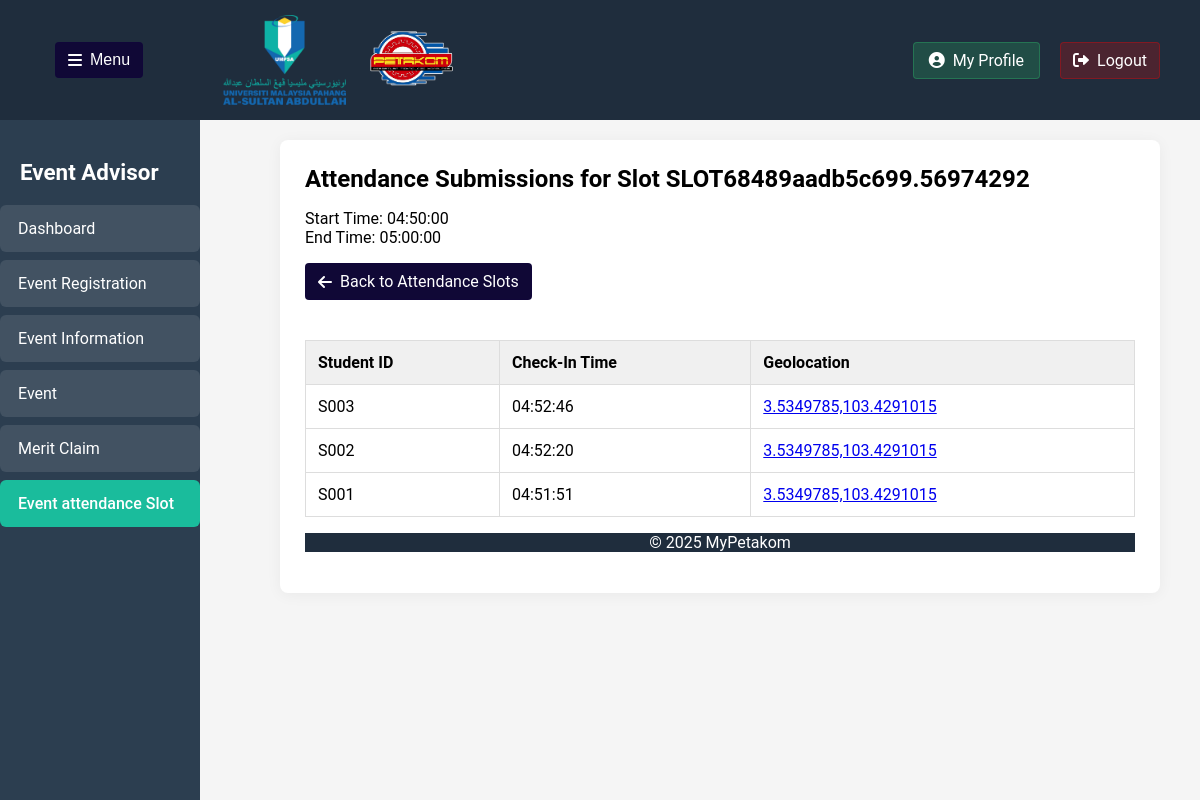
The app's page /AttendanceSlot_ViewAttendance.php?slot_id=SLOT68489aadb5c699.56974292 with its own data.
### tables this page shows
CREATE TABLE `attendanceslot` (
  `SlotID` varchar(50) NOT NULL,
  `EventID` varchar(10) NOT NULL,
  `QRCodeID` varchar(10) NOT NULL,
  `Geolocation` varchar(100) NOT NULL,
  `StartTime` time NOT NULL,
  `EndTime` time NOT NULL
);

CREATE TABLE `attendance` (
  `AttendanceID` varchar(10) NOT NULL,
  `StudentID` varchar(10) NOT NULL,
  `SlotID` varchar(50) NOT NULL,
  `CheckInTime` time NOT NULL,
  `ActualGeolocation` varchar(100) NOT NULL
);

### AttendanceSlot_ViewAttendance.php (the view, shortened to what this page needs)
<?php
$conn = new mysqli("localhost", "root", "", "mypetakom");
$slot_id = $_GET['slot_id'];
$slot_sql = "SELECT SlotID, EventID, StartTime, EndTime FROM AttendanceSlot WHERE SlotID = ?";
$stmt = $conn->prepare($slot_sql);
$stmt->bind_param("s", $slot_id);
$stmt->execute();
$slot_result = $stmt->get_result();
$slot = $slot_result->fetch_assoc();
$attendance_sql = "SELECT attendance.StudentID, attendance.CheckInTime, attendance.ActualGeolocation
                   FROM attendance
                   JOIN AttendanceSlot ON attendance.SlotID = AttendanceSlot.SlotID
                   WHERE attendance.SlotID = ?
                   ORDER BY attendance.CheckInTime DESC";
$attendance_stmt = $conn->prepare($attendance_sql);
$attendance_stmt->bind_param("s", $slot_id);
$attendance_stmt->execute();
$attendance_result = $attendance_stmt->get_result();
?>
<!DOCTYPE html>
<html>
<head>
    <link rel="stylesheet" href="https://cdnjs.cloudflare.com/ajax/libs/font-awesome/6.0.0/css/all.min.css">
</head>
<body>
    <header class="header">
        <div class="header-left">
            <button class="togglebutton" id="togglebutton">
                <i class="fas fa-bars"></i>Menu
            </button>
            <div class="Logo">
                <img src="Image/UMPSALogo.png" alt="LogoUMP">
                <img src="Image/PetakomLogo.png" alt="LogoPetakom">
            </div>
        </div>
        <div class="header-right">
        <a href="EventAdvisorProfile.php" class="profilebutton">
    <i class="fas fa-user-circle"></i> My Profile
</a>
<a href="logout.php" class="logoutbutton" onclick="return confirm('Are you sure you want to log out?');">
  <i class="fas fa-sign-out-alt"></i> Logout
</a>
        </div>
    </header>
    <nav class="sidebar" id="sidebar">
        <h2 class="sidebartitle">Event Advisor</h2>
        <ul class="menuitems">
        <li>
                <a href="EventAdvisorDashboard.php" class="menuitem">
                    <span>Dashboard</span>
                </a>
            </li>
            <li>
                <a href="EventRegistration.php" class="menuitem">
                    <span>Event Registration</span>
                </a>
            </li>
            <li>
                <a href="EventInformation.php" class="menuitem">
                    <span>Event Information</span>
                </a>
            </li>
            <li>
                <a href="Event.php" class="menuitem">
                    <span>Event</span>
                </a>
            </li>
            <li>
                <a href="MeritClaim.php" class="menuitem">
                    <span>Merit Claim</span>
                </a>
            </li>
            <li>
                <a href="AttendanceSlot.php" class="menuitem active">
                    <span>Event attendance Slot</span>
                </a>
            </li>
        </ul>
    </nav>
    <div class="maincontent" id="maincontent">
        <div class="content">
    <h1>Attendance Submissions for Slot <?= htmlspecialchars($slot_id) ?></h1>
    <p>Start Time: <?= htmlspecialchars($slot['StartTime']) ?><br>
       End Time: <?= htmlspecialchars($slot['EndTime']) ?></p>
        <a href="AttendanceSlot.php" class="togglebutton" style="text-decoration: none; margin-bottom: 20px; display: inline-flex; align-items: center;">
        <i class="fas fa-arrow-left"></i> Back to Attendance Slots</a>
    <?php if ($attendance_result->num_rows > 0): ?>
    <table>
        <thead>
            <tr>
                <th>Student ID</th>
                <th>Check-In Time</th>
                <th>Geolocation</th>
            </tr>
        </thead>
        <tbody>
            <?php while ($row = $attendance_result->fetch_assoc()): ?>
                <tr>
                    <td><?= htmlspecialchars($row['StudentID']) ?></td>
                    <td><?= htmlspecialchars($row['CheckInTime']) ?></td>
                    <td><a href="https://maps.google.com/?q=<?= urlencode($row['ActualGeolocation']) ?>" target="_blank"><?= htmlspecialchars($row['ActualGeolocation']) ?></a></td>
                </tr>
            <?php endwhile; ?>
        </tbody>
    </table>
    <?php else: ?>
        <p>No attendance submissions found for this slot.</p>
    <?php endif; ?>
    <div class="footer">
            <footer>
                <center><p>&copy; 2025 MyPetakom</p></center>
            </footer>
        </div>
</body>
</html>

### AttendanceSlot_ViewAttendance.php (style rules this page uses)
body { background-color: #f5f5f5; font-family: 'Roboto', sans-serif; margin: 0; padding: 0; display: flex; flex-direction: column; min-height: 100vh; }
.header { background-color: #1f2d3d; display: flex; justify-content: space-between; align-items: center; padding: 0 20px; position: fixed; width: 100%; box-sizing: border-box; height: 120px; }
.header-left { display: flex; align-items: center; gap: 20px; padding: 0 35px; }
.header-right { display: flex; align-items: center; gap: 20px; padding-right: 20px; }
.Logo { display: flex; gap: 20px; align-items: center; padding: 0 60px; }
.Logo img { height: 90px; width: auto; }
.sidebar { width: 200px; background-color: #2c3e50; color: white; position: fixed; top: 120px; left: 0; bottom: 0; padding: 20px 0; box-sizing: border-box; transition: transform 0.3s ease; }
.sidebartitle { color: white; font-size: 1.4rem; margin-bottom: 20px; padding: 0 20px; }
.menuitems { display: flex; flex-direction: column; gap: 8px; padding: 0; margin: 0; list-style: none; }
.menuitem { background-color: rgba(255, 255, 255, 0.1); border-radius: 6px; padding: 14px 18px; color: white; cursor: pointer; transition: all 0.2s; display: flex; align-items: center; gap: 12px; }
.menuitems a { text-decoration: none; color: inherit; }
.menuitem.active { background-color: #1abc9c; font-weight: 500; }
.togglebutton { background-color:rgb(16, 8, 54); color: white; border: 1px solid rgba(18, 1, 63, 0.3); padding: 8px 12px; border-radius: 4px; cursor: pointer; font-size: 1rem; display: flex; align-items: center; gap: 8px; }
.logoutbutton { background-color: rgba(255, 0, 0, 0.2); color: white; border: 1px solid rgba(255, 0, 0, 0.3); padding: 8px 12px; border-radius: 4px; cursor: pointer; font-size: 1rem; display: flex; align-items: center; gap: 8px; text-decoration: none; }
.profilebutton { background-color: rgba(46, 204, 113, 0.2); color: white; border: 1px solid rgba(46, 204, 113, 0.3); padding: 8px 15px; border-radius: 4px; cursor: pointer; font-size: 1rem; display: flex; align-items: center; gap: 8px; transition: all 0.2s; text-decoration: none; }
.maincontent { margin-left: 240px; margin-top: 100px; padding: 40px; flex: 1; box-sizing: border-box; transition: margin-left 0.3s ease; }
table { width: 100%; border-collapse: collapse; margin-top: 20px; }
table, th, td { border: 1px solid #ddd; }
th, td { padding: 12px; text-align: left; }
th { background-color: #f0f0f0; }
.content { background-color: white; padding: 25px; border-radius: 8px; margin-bottom: 25px; box-shadow: 0 2px 15px rgba(0,0,0,0.05); }
.content h1 { font-size: 1.5rem; margin: 0; color: black; font-weight: 600; }
.footer { background-color: #1f2d3d; color: white; }

### records on screen
attendanceslot: StartTime "04:50:00", EndTime "05:00:00"
attendance: StudentID "S003", CheckInTime "04:52:46", ActualGeolocation "3.5349785,103.4291015"
attendance: StudentID "S002", CheckInTime "04:52:20", ActualGeolocation "3.5349785,103.4291015"
attendance: StudentID "S001", CheckInTime "04:51:51", ActualGeolocation "3.5349785,103.4291015"

### other values on screen
$slot_id "SLOT68489aadb5c699.56974292"
